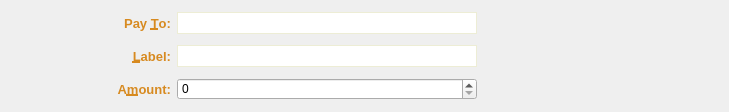
<?xml version="1.0" encoding="UTF-8"?>
<ui version="4.0">
 <class>SendCoinsEntry</class>
 <widget class="QFrame" name="SendCoinsEntry">
  <property name="geometry">
   <rect>
    <x>0</x>
    <y>0</y>
    <width>729</width>
    <height>112</height>
   </rect>
  </property>
  <property name="sizePolicy">
   <sizepolicy hsizetype="Preferred" vsizetype="Fixed">
    <horstretch>0</horstretch>
    <verstretch>0</verstretch>
   </sizepolicy>
  </property>
  <property name="windowTitle">
   <string notr="true"/>
  </property>
  <property name="styleSheet">
   <string notr="true">QLabel {
	color: #d78a20;
}
QLineEdit {
	border: 1px solid #ededd5;
	background-color: white;
	min-height: 20px;
}
QComboBox {
	border: 1px solid #ededd5;
	background-color: white;
	min-height: 20px;
	max-width: 60px;
}</string>
  </property>
  <property name="frameShape">
   <enum>QFrame::NoFrame</enum>
  </property>
  <property name="frameShadow">
   <enum>QFrame::Sunken</enum>
  </property>
  <property name="lineWidth">
   <number>0</number>
  </property>
  <layout class="QGridLayout" name="gridLayout_2">
   <item row="0" column="0">
    <spacer name="horizontalSpacer">
     <property name="orientation">
      <enum>Qt::Horizontal</enum>
     </property>
     <property name="sizeHint" stdset="0">
      <size>
       <width>40</width>
       <height>20</height>
      </size>
     </property>
    </spacer>
   </item>
   <item row="0" column="1">
    <layout class="QGridLayout" name="gridLayout">
     <property name="verticalSpacing">
      <number>10</number>
     </property>
     <item row="0" column="0">
      <widget class="QLabel" name="label_2">
       <property name="font">
        <font>
         <pointsize>10</pointsize>
         <weight>75</weight>
         <bold>true</bold>
        </font>
       </property>
       <property name="text">
        <string>Pay &amp;To:</string>
       </property>
       <property name="alignment">
        <set>Qt::AlignRight|Qt::AlignTrailing|Qt::AlignVCenter</set>
       </property>
       <property name="buddy">
        <cstring>payTo</cstring>
       </property>
      </widget>
     </item>
     <item row="1" column="0">
      <widget class="QLabel" name="label_4">
       <property name="font">
        <font>
         <pointsize>10</pointsize>
         <weight>75</weight>
         <bold>true</bold>
        </font>
       </property>
       <property name="text">
        <string>&amp;Label:</string>
       </property>
       <property name="alignment">
        <set>Qt::AlignRight|Qt::AlignTrailing|Qt::AlignVCenter</set>
       </property>
       <property name="buddy">
        <cstring>addAsLabel</cstring>
       </property>
      </widget>
     </item>
     <item row="2" column="0">
      <widget class="QLabel" name="label">
       <property name="font">
        <font>
         <pointsize>10</pointsize>
         <weight>75</weight>
         <bold>true</bold>
        </font>
       </property>
       <property name="text">
        <string>A&amp;mount:</string>
       </property>
       <property name="alignment">
        <set>Qt::AlignRight|Qt::AlignTrailing|Qt::AlignVCenter</set>
       </property>
       <property name="buddy">
        <cstring>payAmount</cstring>
       </property>
      </widget>
     </item>
     <item row="2" column="1">
      <layout class="QHBoxLayout" name="horizontalLayout">
       <item>
        <widget class="FloripacoinAmountField" name="payAmount">
         <property name="sizePolicy">
          <sizepolicy hsizetype="Minimum" vsizetype="Fixed">
           <horstretch>0</horstretch>
           <verstretch>0</verstretch>
          </sizepolicy>
         </property>
         <property name="minimumSize">
          <size>
           <width>0</width>
           <height>0</height>
          </size>
         </property>
        </widget>
       </item>
      </layout>
     </item>
     <item row="1" column="1">
      <widget class="QValidatedLineEdit" name="addAsLabel">
       <property name="toolTip">
        <string>Enter a label for this address to add it to your address book</string>
       </property>
      </widget>
     </item>
     <item row="0" column="1">
      <widget class="QValidatedLineEdit" name="payTo">
       <property name="minimumSize">
        <size>
         <width>300</width>
         <height>22</height>
        </size>
       </property>
       <property name="toolTip">
        <string>The address to send the payment to (e.g. FAFBkddsxh1yZmgcniFspsNSP1imaeU8xk)</string>
       </property>
       <property name="maxLength">
        <number>34</number>
       </property>
      </widget>
     </item>
    </layout>
   </item>
   <item row="0" column="2">
    <layout class="QVBoxLayout" name="verticalLayout">
     <item>
      <layout class="QHBoxLayout" name="horizontalLayout_2">
       <item>
        <widget class="QPushButton" name="addButton">
         <property name="minimumSize">
          <size>
           <width>28</width>
           <height>28</height>
          </size>
         </property>
         <property name="maximumSize">
          <size>
           <width>28</width>
           <height>28</height>
          </size>
         </property>
         <property name="toolTip">
          <string>Send to multiple recipients at once</string>
         </property>
         <property name="styleSheet">
          <string notr="true">QPushButton {
	border: 0px solid gray;
	image: url(:/res/add_receiver/normal.png);
}

QPushButton:!enabled {
	image: url(:/res/add_receiver/disabled.png);
}

QPushButton:pressed:flat {
	image: url(:/res/add_receiver/pressed.png);
}

QPushButton:hover {
	image: url(:/res/add_receiver/hover.png);
}</string>
         </property>
         <property name="text">
          <string/>
         </property>
         <property name="shortcut">
          <string>Alt+P</string>
         </property>
         <property name="flat">
          <bool>true</bool>
         </property>
        </widget>
       </item>
       <item>
        <widget class="QPushButton" name="pasteButton">
         <property name="minimumSize">
          <size>
           <width>28</width>
           <height>28</height>
          </size>
         </property>
         <property name="maximumSize">
          <size>
           <width>28</width>
           <height>28</height>
          </size>
         </property>
         <property name="toolTip">
          <string>Paste address from clipboard</string>
         </property>
         <property name="styleSheet">
          <string notr="true">QPushButton {
	border: 0px solid gray;
	image: url(:/res/paste/normal.png);	
}

QPushButton:!enabled {
	image: url(:/res/paste/disabled.png);
}

QPushButton:pressed:flat {
	image: url(:/res/paste/pressed.png);
}

QPushButton:hover {
	image: url(:/res/paste/hover.png);
}</string>
         </property>
         <property name="text">
          <string/>
         </property>
         <property name="shortcut">
          <string>Alt+A</string>
         </property>
         <property name="flat">
          <bool>true</bool>
         </property>
        </widget>
       </item>
       <item>
        <widget class="QPushButton" name="addressBookButton">
         <property name="minimumSize">
          <size>
           <width>28</width>
           <height>28</height>
          </size>
         </property>
         <property name="maximumSize">
          <size>
           <width>28</width>
           <height>28</height>
          </size>
         </property>
         <property name="toolTip">
          <string>Choose address from address book</string>
         </property>
         <property name="styleSheet">
          <string notr="true">QPushButton {
	border: 0px solid gray;
	image: url(:/res/addressbook/normal.png);
}

QPushButton:!enabled {
	image: url(:/res/addressbook/disabled.png);
}

QPushButton:pressed:flat {
	image: url(:/res/addressbook/pressed.png);
}

QPushButton:hover {
	image: url(:/res/addressbook/hover.png);
}</string>
         </property>
         <property name="text">
          <string/>
         </property>
         <property name="shortcut">
          <string>Alt+P</string>
         </property>
         <property name="flat">
          <bool>true</bool>
         </property>
        </widget>
       </item>
       <item>
        <widget class="QPushButton" name="deleteButton">
         <property name="minimumSize">
          <size>
           <width>28</width>
           <height>28</height>
          </size>
         </property>
         <property name="maximumSize">
          <size>
           <width>28</width>
           <height>28</height>
          </size>
         </property>
         <property name="toolTip">
          <string>Remove this recipient</string>
         </property>
         <property name="styleSheet">
          <string notr="true">QPushButton {
	border: 0px solid gray;
	image: url(:/res/del_receiver/normal.png);
}

QPushButton:!enabled {
	image: url(:/res/del_receiver/disabled.png);
}

QPushButton:pressed:flat {
	image: url(:/res/del_receiver/pressed.png);
}

QPushButton:hover {
	image: url(:/res/del_receiver/hover.png);
}</string>
         </property>
         <property name="text">
          <string/>
         </property>
         <property name="flat">
          <bool>true</bool>
         </property>
        </widget>
       </item>
      </layout>
     </item>
     <item>
      <spacer name="verticalSpacer">
       <property name="orientation">
        <enum>Qt::Vertical</enum>
       </property>
       <property name="sizeHint" stdset="0">
        <size>
         <width>20</width>
         <height>40</height>
        </size>
       </property>
      </spacer>
     </item>
    </layout>
   </item>
   <item row="0" column="3">
    <spacer name="horizontalSpacer_2">
     <property name="orientation">
      <enum>Qt::Horizontal</enum>
     </property>
     <property name="sizeHint" stdset="0">
      <size>
       <width>40</width>
       <height>20</height>
      </size>
     </property>
    </spacer>
   </item>
  </layout>
 </widget>
 <customwidgets>
  <customwidget>
   <class>FloripacoinAmountField</class>
   <extends>QSpinBox</extends>
   <header>floripacoinamountfield.h</header>
   <container>1</container>
  </customwidget>
  <customwidget>
   <class>QValidatedLineEdit</class>
   <extends>QLineEdit</extends>
   <header>qvalidatedlineedit.h</header>
  </customwidget>
 </customwidgets>
 <resources/>
 <connections/>
 <slots>
  <slot>pasteRequested()</slot>
  <slot>addFromAddressBookRequested()</slot>
  <slot>deleteRequested()</slot>
 </slots>
</ui>
